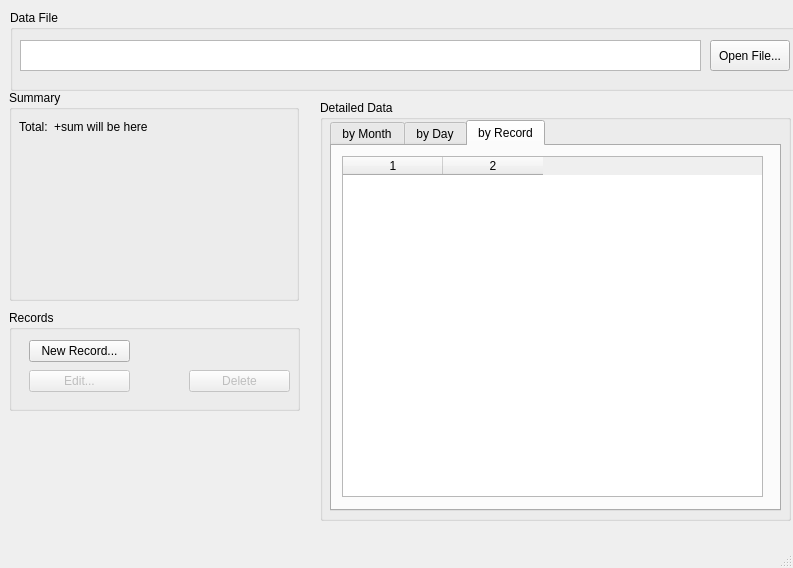
<?xml version="1.0" encoding="UTF-8"?>
<ui version="4.0">
 <class>MainWindow</class>
 <widget class="QMainWindow" name="MainWindow">
  <property name="windowModality">
   <enum>Qt::ApplicationModal</enum>
  </property>
  <property name="geometry">
   <rect>
    <x>0</x>
    <y>0</y>
    <width>793</width>
    <height>568</height>
   </rect>
  </property>
  <property name="windowTitle">
   <string>Time Tracker</string>
  </property>
  <property name="windowIcon">
   <iconset theme="face-cool"/>
  </property>
  <widget class="QWidget" name="centralwidget">
   <widget class="QGroupBox" name="groupBox">
    <property name="geometry">
     <rect>
      <x>10</x>
      <y>10</y>
      <width>790</width>
      <height>81</height>
     </rect>
    </property>
    <property name="title">
     <string>Data File</string>
    </property>
    <widget class="QPlainTextEdit" name="editOpenedFile">
     <property name="geometry">
      <rect>
       <x>10</x>
       <y>30</y>
       <width>681</width>
       <height>31</height>
      </rect>
     </property>
     <property name="readOnly">
      <bool>true</bool>
     </property>
     <property name="plainText">
      <string/>
     </property>
    </widget>
    <widget class="QPushButton" name="buttonOpenFilePicker">
     <property name="geometry">
      <rect>
       <x>700</x>
       <y>30</y>
       <width>80</width>
       <height>31</height>
      </rect>
     </property>
     <property name="text">
      <string>Open File...</string>
     </property>
    </widget>
   </widget>
   <widget class="QGroupBox" name="groupBox_2">
    <property name="geometry">
     <rect>
      <x>9</x>
      <y>90</y>
      <width>290</width>
      <height>211</height>
     </rect>
    </property>
    <property name="title">
     <string>Summary</string>
    </property>
    <widget class="QWidget" name="formLayoutWidget">
     <property name="geometry">
      <rect>
       <x>10</x>
       <y>30</y>
       <width>271</width>
       <height>171</height>
      </rect>
     </property>
     <layout class="QFormLayout" name="formLayout">
      <item row="0" column="0">
       <widget class="QLabel" name="label">
        <property name="text">
         <string>Total:</string>
        </property>
       </widget>
      </item>
      <item row="0" column="1">
       <widget class="QLabel" name="labelOvertimeSummary">
        <property name="text">
         <string>+sum will be here</string>
        </property>
       </widget>
      </item>
     </layout>
    </widget>
   </widget>
   <widget class="QGroupBox" name="groupBox_3">
    <property name="geometry">
     <rect>
      <x>320</x>
      <y>100</y>
      <width>471</width>
      <height>421</height>
     </rect>
    </property>
    <property name="title">
     <string>Detailed Data</string>
    </property>
    <widget class="QTabWidget" name="tabData">
     <property name="geometry">
      <rect>
       <x>10</x>
       <y>20</y>
       <width>451</width>
       <height>391</height>
      </rect>
     </property>
     <property name="currentIndex">
      <number>2</number>
     </property>
     <widget class="QWidget" name="tabByMonth">
      <attribute name="title">
       <string>by Month</string>
      </attribute>
      <widget class="QTableWidget" name="tableByMonth">
       <property name="geometry">
        <rect>
         <x>10</x>
         <y>10</y>
         <width>421</width>
         <height>341</height>
        </rect>
       </property>
       <property name="editTriggers">
        <set>QAbstractItemView::NoEditTriggers</set>
       </property>
       <property name="alternatingRowColors">
        <bool>true</bool>
       </property>
       <property name="selectionMode">
        <enum>QAbstractItemView::SingleSelection</enum>
       </property>
       <property name="selectionBehavior">
        <enum>QAbstractItemView::SelectRows</enum>
       </property>
       <property name="columnCount">
        <number>2</number>
       </property>
       <column/>
       <column/>
      </widget>
     </widget>
     <widget class="QWidget" name="tabByDay">
      <attribute name="title">
       <string>by Day</string>
      </attribute>
      <widget class="QTableWidget" name="tableByDay">
       <property name="geometry">
        <rect>
         <x>10</x>
         <y>10</y>
         <width>421</width>
         <height>341</height>
        </rect>
       </property>
       <property name="sizePolicy">
        <sizepolicy hsizetype="Maximum" vsizetype="Expanding">
         <horstretch>0</horstretch>
         <verstretch>0</verstretch>
        </sizepolicy>
       </property>
       <property name="editTriggers">
        <set>QAbstractItemView::NoEditTriggers</set>
       </property>
       <property name="alternatingRowColors">
        <bool>true</bool>
       </property>
       <property name="selectionMode">
        <enum>QAbstractItemView::SingleSelection</enum>
       </property>
       <property name="selectionBehavior">
        <enum>QAbstractItemView::SelectRows</enum>
       </property>
       <property name="columnCount">
        <number>2</number>
       </property>
       <column/>
       <column/>
      </widget>
     </widget>
     <widget class="QWidget" name="tab">
      <attribute name="title">
       <string>by Record</string>
      </attribute>
      <widget class="QTableWidget" name="tableByRecord">
       <property name="geometry">
        <rect>
         <x>10</x>
         <y>10</y>
         <width>421</width>
         <height>341</height>
        </rect>
       </property>
       <property name="sizePolicy">
        <sizepolicy hsizetype="Maximum" vsizetype="Expanding">
         <horstretch>0</horstretch>
         <verstretch>0</verstretch>
        </sizepolicy>
       </property>
       <property name="editTriggers">
        <set>QAbstractItemView::NoEditTriggers</set>
       </property>
       <property name="alternatingRowColors">
        <bool>true</bool>
       </property>
       <property name="selectionMode">
        <enum>QAbstractItemView::SingleSelection</enum>
       </property>
       <property name="selectionBehavior">
        <enum>QAbstractItemView::SelectRows</enum>
       </property>
       <property name="columnCount">
        <number>2</number>
       </property>
       <column/>
       <column/>
      </widget>
     </widget>
    </widget>
   </widget>
   <widget class="QGroupBox" name="groupBox_4">
    <property name="geometry">
     <rect>
      <x>9</x>
      <y>310</y>
      <width>291</width>
      <height>101</height>
     </rect>
    </property>
    <property name="title">
     <string>Records</string>
    </property>
    <widget class="QPushButton" name="pushButtonNewRecord">
     <property name="geometry">
      <rect>
       <x>20</x>
       <y>30</y>
       <width>101</width>
       <height>22</height>
      </rect>
     </property>
     <property name="text">
      <string>New Record...</string>
     </property>
    </widget>
    <widget class="QPushButton" name="pushButtonEdit">
     <property name="enabled">
      <bool>false</bool>
     </property>
     <property name="geometry">
      <rect>
       <x>20</x>
       <y>60</y>
       <width>101</width>
       <height>22</height>
      </rect>
     </property>
     <property name="text">
      <string>Edit...</string>
     </property>
    </widget>
    <widget class="QPushButton" name="pushButtonDeleteRecord">
     <property name="enabled">
      <bool>false</bool>
     </property>
     <property name="geometry">
      <rect>
       <x>180</x>
       <y>60</y>
       <width>101</width>
       <height>22</height>
      </rect>
     </property>
     <property name="text">
      <string>Delete</string>
     </property>
    </widget>
   </widget>
  </widget>
  <widget class="QMenuBar" name="menubar">
   <property name="geometry">
    <rect>
     <x>0</x>
     <y>0</y>
     <width>793</width>
     <height>19</height>
    </rect>
   </property>
  </widget>
  <widget class="QStatusBar" name="statusbar"/>
 </widget>
 <resources/>
 <connections/>
</ui>
